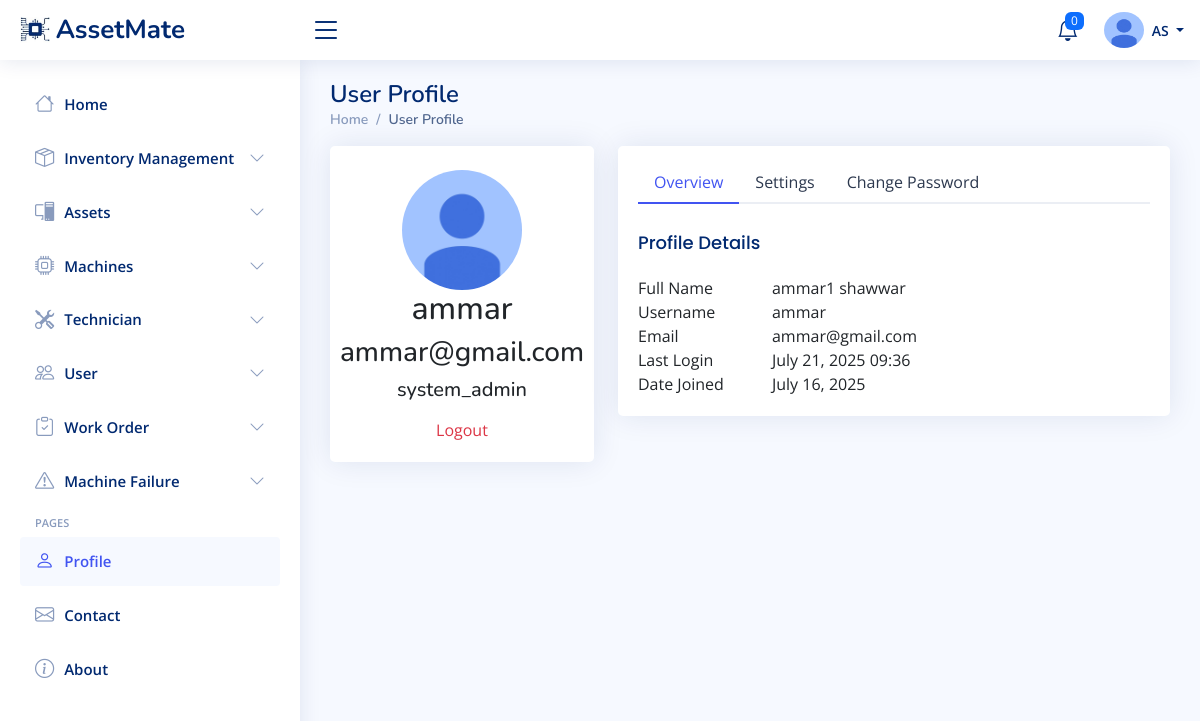
Before: /profile/ (signed in) with the older database file.
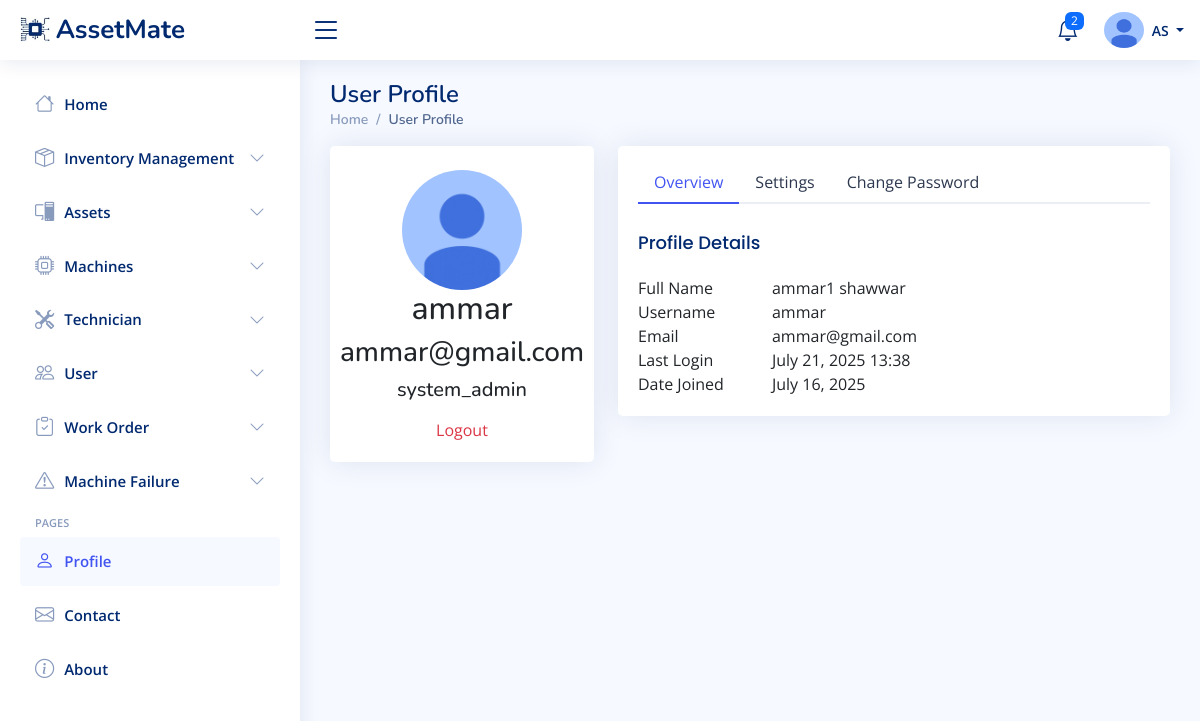
After: the same page with the newer database file.
### Base/models.py (models this page shows, shortened)
class User(AbstractUser):
    ROLE_CHOICES = [
        ('pending', 'Pending Approval'),
        ('inventory_manager', 'Inventory Manager'),
        ('maintenance_manager', 'Maintenance Manager'),
        ('system_admin', 'System Admin'),
        ('maintenance_technician', 'Maintenance Technician'),
        ('regular_employee', 'Regular Employee'),
    ]
    JOB_TITLE_CHOICES = [
        ('inventory_manager', 'Inventory Manager'),
        ('maintenance_manager', 'Maintenance Manager'),
        ('maintenance_technician', 'Maintenance Technician'),
        ('regular_employee', 'Regular Employee'),
    ]
    role = models.CharField(max_length=50, choices=ROLE_CHOICES, default='pending')
    job_title = models.CharField(max_length=50,null=True, choices=JOB_TITLE_CHOICES, verbose_name='Job Title')
    last_activity = models.DateTimeField(null=True, blank=True)
    image = models.ImageField(upload_to='profile_pics/', default='profile_pics/default.jpg')

### Base/views.py (the view, shortened to what this page needs)
# urls.py: path('profile/', views.profile_page_view, name='profile_page'),
def profile_page_view(request):
    user = request.user
    password_errors = None
    password_success = None
    return render(request, 'NiceAdmin/profile_page.html', {'user': user, 'password_errors': password_errors, 'password_success': password_success})

### Base/context_processors.py (called while the page is built)
def notifications_processor(request):
    if request.user.is_authenticated:
        notifications = request.user.notifications.filter(is_read=False).order_by('-created_at')[:20]
    else:
        notifications = []
    return {'notifications': notifications}

### templates/NiceAdmin/profile_page.html (shortened to what this page needs)
{% extends "NiceAdmin/index.html" %}
{% block content %}
<div class="pagetitle">
    <h1>User Profile</h1>
    <nav>
        <ol class="breadcrumb">
            <li class="breadcrumb-item"><a href="{% url 'indexPage' %}">Home</a></li>
            <li class="breadcrumb-item active">User Profile</li>
        </ol>
    </nav>
</div>
<div class="row">
    <div class="col-xl-4">
        <div class="card">
            <div class="card-body profile-card pt-4 d-flex flex-column align-items-center">
                <img src="{{ user.image.url }}" alt="Profile Picture" width="120" height="120" class="rounded-circle" >
                <h2>{{ user.username }}</h2>
                <h3>{{ user.email }}</h3>
                <h5>{{ user.role }}</h5>
                <div class="social-links mt-2">
                    <a href="{% url 'logout' %}" class="text-danger mb-2">Logout</a>
                </div>
            </div>
        </div>
    </div>
    <div class="col-xl-8">
        <div class="card">
            <div class="card-body pt-3">
                <ul class="nav nav-tabs nav-tabs-bordered">
                    <li class="nav-item">
                        <button class="nav-link active" data-bs-toggle="tab" data-bs-target="#profile-overview">Overview</button>
                    </li>
                    <li class="nav-item">
                        <button class="nav-link" data-bs-toggle="tab" data-bs-target="#profile-settings">Settings</button>
                    </li>
                    <li class="nav-item">
                        <button class="nav-link" data-bs-toggle="tab" data-bs-target="#password-settings">Change Password</button>
                    </li>
                </ul>
                <div class="tab-content pt-2">
                    <div class="tab-pane fade show active profile-overview" id="profile-overview">
                        <h5 class="card-title">Profile Details</h5>
                        <div class="row">
                            <div class="col-lg-3 col-md-4 label ">Full Name</div>
                            <div class="col-lg-9 col-md-8">{{ user.get_full_name }}</div>
                        </div>
                        <div class="row">
                            <div class="col-lg-3 col-md-4 label">Username</div>
                            <div class="col-lg-9 col-md-8">{{ user.username }}</div>
                        </div>
                        <div class="row">
                            <div class="col-lg-3 col-md-4 label">Email</div>
                            <div class="col-lg-9 col-md-8">{{ user.email }}</div>
                        </div>
                        <div class="row">
                            <div class="col-lg-3 col-md-4 label">Last Login</div>
                            <div class="col-lg-9 col-md-8">{{ user.last_login|date:"F j, Y H:i" }}</div>
                        </div>
                        <div class="row">
                            <div class="col-lg-3 col-md-4 label">Date Joined</div>
                            <div class="col-lg-9 col-md-8">{{ user.date_joined|date:"F j, Y" }}</div>
                        </div>
                    </div>
                </div>
            </div>
        </div>
    </div>
    </div>
{% endblock %}

### templates/NiceAdmin/index.html (shortened to what the changed rows need)
{% load static %}
<!DOCTYPE html>
<html lang="en">
<head>
  <link href='{% static "assets/vendor/bootstrap/css/bootstrap.min.css" %}' rel="stylesheet">
  <link href='{% static "assets/vendor/bootstrap-icons/bootstrap-icons.css" %}' rel="stylesheet">
  <link href='{% static "assets/vendor/boxicons/css/boxicons.min.css" %}' rel="stylesheet">
  <link href='{% static "assets/vendor/quill/quill.snow.css" %}' rel="stylesheet">
  <link href='{% static "assets/vendor/quill/quill.bubble.css" %}' rel="stylesheet">
  <link href='{% static "assets/vendor/remixicon/remixicon.css" %}' rel="stylesheet">
  <link href="{% static 'assets/css/style.css' %}" rel="stylesheet">
</head>
<body>
  <header id="header" class="header fixed-top d-flex align-items-center">
    <nav class="header-nav ms-auto">
      <ul class="d-flex align-items-center">
          <li class="nav-item dropdown">
        <a class="nav-link nav-icon" href="#" data-bs-toggle="dropdown">
          <i class="bi bi-bell"></i>
          {% if notifications.count > 20  %}
          <span class="badge bg-primary badge-number">20+</span>
          {% else %}
          <span class="badge bg-primary badge-number">{{ notifications.count }}</span>
          {% endif %}
        </a>
      </li>
          <li class="nav-item dropdown pe-3">
          <a class="nav-link nav-profile d-flex align-items-center pe-0" href="#" data-bs-toggle="dropdown">
            <img src="{{ user.image.url }}" alt="Profile Picture" width="40" class="rounded-circle" >
            <span class="d-none d-md-block dropdown-toggle ps-2">    {{ user.first_name|slice:":1"|upper }}{{ user.last_name|slice:":1"|upper }}
            </span>
          </a></li></ul>
    </nav>
  </header>
  <main id="main" class="main">
    {% block content %}
    {% endblock %}
  </main>
</body>
</html>

Changed rows visible on the page:
changed User "ammar": last_login "July 21, 2025 09:36" → "July 21, 2025 13:38"
Other visible differences:
{{ notifications.count }}: "0" → "2"
